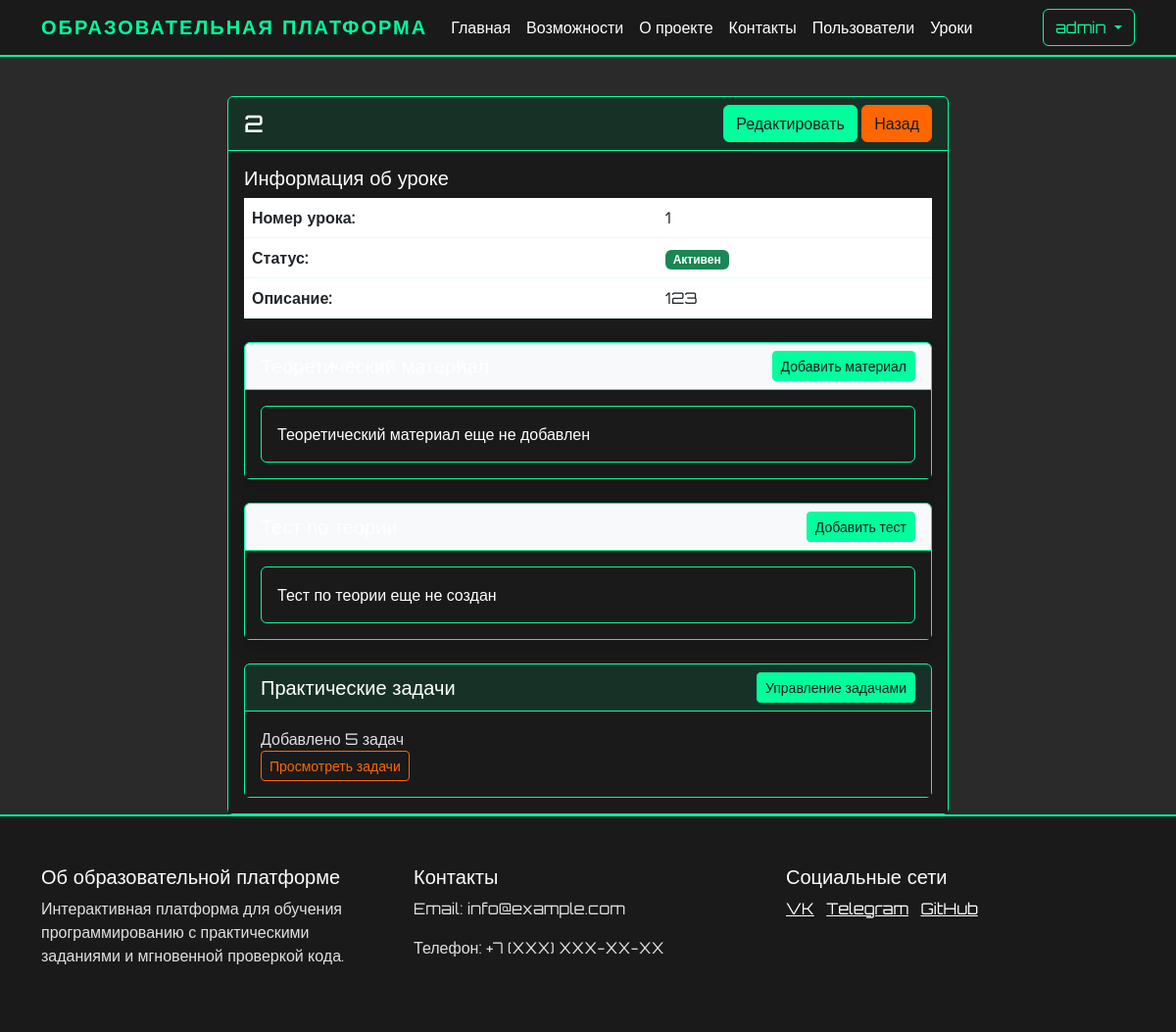
/admin/lessons/1 (signed in), run on the app's committed database.
### app.py (models this page shows, shortened)
class User(UserMixin, db.Model):
    id = db.Column(db.Integer, primary_key=True)
    name = db.Column(db.String(100), nullable=False)
    username = db.Column(db.String(80), unique=True, nullable=False)
    email = db.Column(db.String(120), unique=True, nullable=False)
    password_hash = db.Column(db.String(128))
    is_admin = db.Column(db.Boolean, default=False)
    created_at = db.Column(db.DateTime, default=db.func.now())
    last_login = db.Column(db.DateTime)
    is_active = db.Column(db.Boolean, default=True)

class Lesson(db.Model):
    id = db.Column(db.Integer, primary_key=True)
    order_number = db.Column(db.Integer, unique=True, nullable=False)
    title = db.Column(db.String(200), nullable=False)
    description = db.Column(db.Text)
    is_active = db.Column(db.Boolean, default=True)
    created_at = db.Column(db.DateTime, default=db.func.now())
    theory_content = db.Column(db.Text)
    theory_test = db.relationship('TheoryTest', backref='lesson', uselist=False)
    practice_tasks = db.relationship('PracticeTask', backref='lesson', lazy=True)

### app.py (the view)
@app.route('/admin/lessons/<int:lesson_id>')
@login_required
def view_lesson(lesson_id):
    if not current_user.is_admin:
        abort(403)
    lesson = Lesson.query.get_or_404(lesson_id)
    return render_template('view_lesson.html', lesson=lesson)

### app.py (called while the page is built)
@login_manager.user_loader
def load_user(user_id):
    return User.query.get(int(user_id))

### templates/view_lesson.html (shortened to what this page needs)
{% extends "base.html" %}
{% block content %}
<div class="container mt-4">
    <div class="row">
        <div class="col-md-8 offset-md-2">
            <div class="card">
                <div class="card-header d-flex justify-content-between align-items-center">
                    <h4 class="mb-0">{{ lesson.title }}</h4>
                    <div>
                        <a href="{{ url_for('edit_lesson', lesson_id=lesson.id) }}" class="btn btn-primary">
                             Редактировать
                        </a>
                        <a href="{{ url_for('lesson_list') }}" class="btn btn-secondary">
                             Назад
                        </a>
                    </div>
                </div>
                <div class="card-body">
                    <div class="mb-4">
                        <h5>Информация об уроке</h5>
                        <table class="table">
                            <tr>
                                <th>Номер урока:</th>
                                <td>{{ lesson.order_number }}</td>
                            </tr>
                            <tr>
                                <th>Статус:</th>
                                <td>
                                    {% if lesson.is_active %}
                                        <span class="badge bg-success">Активен</span>
                                    {% else %}
                                        <span class="badge bg-danger">Неактивен</span>
                                    {% endif %}
                                </td>
                            </tr>
                            <tr>
                                <th>Описание:</th>
                                <td>
                                    <div class="description-view" onclick="toggleDescriptionEdit(this)">
                                        {% if lesson.description %}
                                            {{ lesson.description }}
                                        {% else %}
                                            <span class="text-muted">Описание не добавлено</span>
                                        {% endif %}
                                    </div>
                                </td>
                            </tr>
                        </table>
                    </div>
                    <div class="card shadow mb-4">
                        <div class="card-header bg-light">
                            <div class="d-flex justify-content-between align-items-center">
                                <h5 class="mb-0">Теоретический материал</h5>
                                <div>
                                    {% if not lesson.theory_content %}
                                        <a href="{{ url_for('add_theory', lesson_id=lesson.id) }}" class="btn btn-success btn-sm">
                                             Добавить материал
                                        </a>
                                    {% else %}
                                        <a href="{{ url_for('edit_theory', lesson_id=lesson.id) }}" class="btn btn-primary btn-sm">
                                            <i class="bi bi-pencil"></i> Редактировать
                                        </a>
                                    {% endif %}
                                </div>
                            </div>
                        </div>
                        <div class="card-body">
                            {% if lesson.theory_content %}
                                <div class="theory-content">
                                    {{ lesson.theory_content|safe }}
                                </div>
                            {% else %}
                                <div class="alert alert-info mb-0">
                                    Теоретический материал еще не добавлен
                                </div>
                            {% endif %}
                        </div>
                    </div>
                    <div class="card shadow mb-4">
                        <div class="card-header bg-light">
                            <div class="d-flex justify-content-between align-items-center">
                                <h5 class="mb-0">Тест по теории</h5>
                                <div>
                                    {% if not lesson.theory_test %}
                                        <a href="{{ url_for('add_theory_test', lesson_id=lesson.id) }}" class="btn btn-success btn-sm">
                                             Добавить тест
                                        </a>
                                    {% endif %}
                                </div>
                            </div>
                        </div>
                        <div class="card-body">
                            {% if lesson.theory_test %}
                                <div class="d-flex justify-content-between align-items-center">
                                    <p class="mb-0">Тест содержит {{ lesson.theory_test.questions|length }} вопросов</p>
                                </div>
                            {% else %}
                                <div class="alert alert-info mb-0">
                                    Тест по теории еще не создан
                                </div>
                            {% endif %}
                        </div>
                    </div>
                    <div class="card">
                        <div class="card-header d-flex justify-content-between align-items-center">
                            <h5 class="mb-0">Практические задачи</h5>
                            <a href="{{ url_for('edit_practice_tasks', lesson_id=lesson.id) }}" class="btn btn-primary btn-sm">
                                 Управление задачами
                            </a>
                        </div>
                        <div class="card-body">
                            {% if lesson.practice_tasks %}
                                <p class="mb-0">Добавлено {{ lesson.practice_tasks|length }} задач</p>
                                <a href="{{ url_for('edit_practice_tasks', lesson_id=lesson.id) }}" class="btn btn-outline-primary btn-sm">
                                     Просмотреть задачи
                                </a>
                            {% else %}
                                <p class="text-muted mb-0">Практические задачи не добавлены</p>
                            {% endif %}
                        </div>
                    </div>
                </div>
            </div>
        </div>
    </div>
</div>
{% endblock %}

### templates/base.html (shortened to what this page needs)
<!DOCTYPE html>
<html lang="ru">
<head>
    <link href="https://cdn.jsdelivr.net/npm/bootstrap@5.3.0/dist/css/bootstrap.min.css" rel="stylesheet">
</head>
<body>
    <nav class="navbar navbar-expand-lg navbar-dark">
        <div class="container">
            <a class="navbar-brand" href="{{ url_for('index') }}">Образовательная платформа</a>
            <div class="collapse navbar-collapse" id="navbarNav">
                <ul class="navbar-nav me-auto">
                    <li class="nav-item">
                        <a class="nav-link" href="{{ url_for('index') }}">Главная</a>
                    </li>
                    <li class="nav-item">
                        <a class="nav-link" href="#features">Возможности</a>
                    </li>
                    <li class="nav-item">
                        <a class="nav-link" href="#about">О проекте</a>
                    </li>
                    <li class="nav-item">
                        <a class="nav-link" href="#contact">Контакты</a>
                    </li>
                    {% if current_user.is_admin %}
                    <li class="nav-item">
                            <a class="nav-link" href="{{ url_for('user_list') }}">Пользователи</a>
                    </li>
                    <li class="nav-item">
                            <a class="nav-link" href="{{ url_for('lesson_list') }}">Уроки</a>
                    </li>
                    {% endif %}
                </ul>
                <div class="d-flex">
                    {% if current_user.is_authenticated %}
                        <div class="dropdown">
                            <button class="btn btn-outline-light dropdown-toggle" type="button" id="userMenu" data-bs-toggle="dropdown">
                                {{ current_user.username }}
                            </button>
                        </div>
                    {% else %}
                        <a href="{{ url_for('login') }}" class="btn btn-outline-light me-2">Войти</a>
                    {% endif %}
                </div>
            </div>
        </div>
    </nav>
    {% block content %}{% endblock %}
    <footer class="footer">
        <div class="container">
            <div class="row">
                <div class="col-md-4">
                    <h5>Об образовательной платформе</h5>
                    <p>Интерактивная платформа для обучения программированию с практическими заданиями и мгновенной проверкой кода.</p>
                </div>
                <div class="col-md-4">
                    <h5>Контакты</h5>
                    <p>Email: info@example.com</p>
                    <p>Телефон: +7 (XXX) XXX-XX-XX</p>
                </div>
                <div class="col-md-4">
                    <h5>Социальные сети</h5>
                    <a href="#" class="text-white me-2">VK</a>
                    <a href="#" class="text-white me-2">Telegram</a>
                    <a href="#" class="text-white">GitHub</a>
                </div>
            </div>
        </div>
    </footer>
</body>
</html>

### templates/base.html (style rules this page uses)
:root { --cyber-primary: #00ff9d; --cyber-secondary: #ff6600; --cyber-dark: #1a1a1a; --cyber-bg: #2a2a2a; --cyber-text: #e0e0e0; --cyber-text-light: #ffffff; --cyber-text-muted: #b0b0b0; --cyber-card-bg: #1a1a1a; --cyber-text-dark: #333333; --cyber-info: #ff00ff; }
body { font-family: 'Orbitron', sans-serif; background-color: var(--cyber-bg); color: var(--cyber-text); min-height: 100vh; display: flex; flex-direction: column; }
.navbar { background-color: var(--cyber-dark) !important; border-bottom: 2px solid var(--cyber-primary); }
.navbar-brand { color: var(--cyber-primary) !important; font-weight: 700; text-transform: uppercase; letter-spacing: 2px; }
.nav-link { color: var(--cyber-text-light) !important; transition: all 0.3s ease; }
.btn-outline-light { border-color: var(--cyber-primary); color: var(--cyber-primary); transition: all 0.3s ease; }
.alert { background-color: var(--cyber-card-bg); border: 1px solid var(--cyber-primary); color: var(--cyber-text-light); }
.footer { background-color: var(--cyber-dark); border-top: 2px solid var(--cyber-primary); color: var(--cyber-text-light); padding: 50px 0; }
.text-white { color: var(--cyber-text-light) !important; }
h1, h2, h3, h4, h5, h6 { color: var(--cyber-text-light); }
p { color: var(--cyber-text); }
.card { background-color: var(--cyber-card-bg); border: 1px solid var(--cyber-primary); color: var(--cyber-text-light); }
.card-header { background-color: rgba(0, 255, 157, 0.1); border-bottom: 1px solid var(--cyber-primary); color: var(--cyber-text-light); }
.card-body { background-color: var(--cyber-card-bg); color: var(--cyber-text-light); }
.table { color: var(--cyber-text-light); }
.table tbody tr { background-color: var(--cyber-card-bg); border-bottom: 1px solid rgba(0, 255, 157, 0.1); }
.btn-outline-light { animation: cyberGlow 2s infinite; }
.btn-primary { background-color: var(--cyber-primary); border-color: var(--cyber-primary); color: var(--cyber-dark); transition: all 0.3s ease; }
.btn-secondary { background-color: var(--cyber-secondary); border-color: var(--cyber-secondary); color: var(--cyber-dark); transition: all 0.3s ease; }
.btn-success { background-color: var(--cyber-primary); border-color: var(--cyber-primary); color: var(--cyber-dark); transition: all 0.3s ease; }
.btn-outline-primary { border-color: var(--cyber-secondary); color: var(--cyber-secondary); transition: all 0.3s ease; }

### templates/view_lesson.html (style rules this page uses)
.description-view { cursor: pointer; }

### data on the page
User: username "admin"
Lesson: title "2", order_number "1", description "123"

### other printed values
{{ lesson.practice_tasks|length }} "5"
